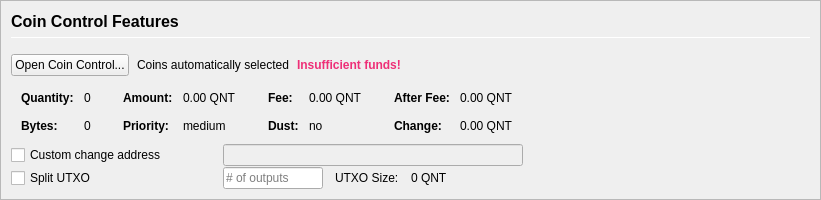
         <widget class="QFrame" name="frameCoinControl">
          <property name="sizePolicy">
           <sizepolicy hsizetype="Expanding" vsizetype="Expanding">
            <horstretch>0</horstretch>
            <verstretch>0</verstretch>
           </sizepolicy>
          </property>
          <property name="maximumSize">
           <size>
            <width>16777215</width>
            <height>16777215</height>
           </size>
          </property>
          <property name="frameShape">
           <enum>QFrame::StyledPanel</enum>
          </property>
          <property name="frameShadow">
           <enum>QFrame::Sunken</enum>
          </property>
          <layout class="QVBoxLayout" name="verticalLayoutCoinControl2">
           <property name="spacing">
            <number>0</number>
           </property>
           <property name="leftMargin">
            <number>0</number>
           </property>
           <property name="topMargin">
            <number>0</number>
           </property>
           <property name="rightMargin">
            <number>0</number>
           </property>
           <property name="bottomMargin">
            <number>0</number>
           </property>
           <item>
            <widget class="QFrame" name="frameCoinControl_BG">
             <layout class="QVBoxLayout" name="verticalLayoutCoinControl" stretch="0,0,0,0,0,0">
              <property name="spacing">
               <number>1</number>
              </property>
              <property name="leftMargin">
               <number>10</number>
              </property>
              <property name="topMargin">
               <number>10</number>
              </property>
              <item>
               <layout class="QHBoxLayout" name="horizontalLayoutCoinControl1">
                <property name="bottomMargin">
                 <number>15</number>
                </property>
                <item>
                 <layout class="QVBoxLayout" name="verticalLayout_3">
                  <property name="spacing">
                   <number>6</number>
                  </property>
                  <item>
                   <widget class="QLabel" name="labelCoinControlFeatures">
                    <property name="sizePolicy">
                     <sizepolicy hsizetype="Preferred" vsizetype="Maximum">
                      <horstretch>0</horstretch>
                      <verstretch>0</verstretch>
                     </sizepolicy>
                    </property>
                    <property name="minimumSize">
                     <size>
                      <width>0</width>
                      <height>20</height>
                     </size>
                    </property>
                    <property name="font">
                     <font>
                      <pointsize>12</pointsize>
                      <weight>75</weight>
                      <bold>true</bold>
                     </font>
                    </property>
                    <property name="styleSheet">
                     <string notr="true">font-weight:bold;</string>
                    </property>
                    <property name="text">
                     <string>Coin Control Features</string>
                    </property>
                   </widget>
                  </item>
                  <item>
                   <widget class="Line" name="line">
                    <property name="minimumSize">
                     <size>
                      <width>0</width>
                      <height>1</height>
                     </size>
                    </property>
                    <property name="maximumSize">
                     <size>
                      <width>16777215</width>
                      <height>1</height>
                     </size>
                    </property>
                    <property name="orientation">
                     <enum>Qt::Horizontal</enum>
                    </property>
                   </widget>
                  </item>
                 </layout>
                </item>
               </layout>
              </item>
              <item>
               <layout class="QHBoxLayout" name="horizontalLayoutCoinControl2" stretch="0,0,0,0">
                <property name="spacing">
                 <number>8</number>
                </property>
                <property name="bottomMargin">
                 <number>10</number>
                </property>
                <item>
                 <widget class="QPushButton" name="pushButtonCoinControl">
                  <property name="styleSheet">
                   <string notr="true"/>
                  </property>
                  <property name="text">
                   <string>Open Coin Control...</string>
                  </property>
                  <property name="autoDefault">
                   <bool>false</bool>
                  </property>
                 </widget>
                </item>
                <item>
                 <widget class="QLabel" name="labelCoinControlAutomaticallySelected">
                  <property name="text">
                   <string>Coins automatically selected</string>
                  </property>
                  <property name="margin">
                   <number>5</number>
                  </property>
                 </widget>
                </item>
                <item>
                 <widget class="QLabel" name="labelCoinControlInsuffFunds">
                  <property name="font">
                   <font>
                    <weight>75</weight>
                    <bold>true</bold>
                   </font>
                  </property>
                  <property name="styleSheet">
                   <string notr="true">color: #ee2f77;font-weight:bold;</string>
                  </property>
                  <property name="text">
                   <string>Insufficient funds!</string>
                  </property>
                  <property name="margin">
                   <number>5</number>
                  </property>
                 </widget>
                </item>
                <item>
                 <spacer name="horizontalSpacerCoinControl">
                  <property name="orientation">
                   <enum>Qt::Horizontal</enum>
                  </property>
                  <property name="sizeHint" stdset="0">
                   <size>
                    <width>40</width>
                    <height>1</height>
                   </size>
                  </property>
                 </spacer>
                </item>
               </layout>
              </item>
              <item>
               <widget class="QWidget" name="widgetCoinControl" native="true">
                <property name="sizePolicy">
                 <sizepolicy hsizetype="Preferred" vsizetype="Preferred">
                  <horstretch>0</horstretch>
                  <verstretch>0</verstretch>
                 </sizepolicy>
                </property>
                <property name="minimumSize">
                 <size>
                  <width>0</width>
                  <height>0</height>
                 </size>
                </property>
                <property name="styleSheet">
                 <string notr="true"/>
                </property>
                <layout class="QHBoxLayout" name="horizontalLayoutCoinControl5">
                 <property name="leftMargin">
                  <number>0</number>
                 </property>
                 <property name="topMargin">
                  <number>0</number>
                 </property>
                 <property name="rightMargin">
                  <number>0</number>
                 </property>
                 <property name="bottomMargin">
                  <number>0</number>
                 </property>
                 <item>
                  <layout class="QHBoxLayout" name="horizontalLayoutCoinControl3" stretch="0,0,0,1">
                   <property name="spacing">
                    <number>20</number>
                   </property>
                   <property name="topMargin">
                    <number>0</number>
                   </property>
                   <property name="bottomMargin">
                    <number>10</number>
                   </property>
                   <item>
                    <layout class="QFormLayout" name="formLayoutCoinControl1">
                     <property name="horizontalSpacing">
                      <number>10</number>
                     </property>
                     <property name="verticalSpacing">
                      <number>14</number>
                     </property>
                     <property name="leftMargin">
                      <number>10</number>
                     </property>
                     <property name="topMargin">
                      <number>4</number>
                     </property>
                     <property name="rightMargin">
                      <number>6</number>
                     </property>
                     <item row="0" column="0">
                      <widget class="QLabel" name="labelCoinControlQuantityText">
                       <property name="font">
                        <font>
                         <weight>75</weight>
                         <bold>true</bold>
                        </font>
                       </property>
                       <property name="text">
                        <string>Quantity:</string>
                       </property>
                       <property name="margin">
                        <number>0</number>
                       </property>
                      </widget>
                     </item>
                     <item row="0" column="1">
                      <widget class="QLabel" name="labelCoinControlQuantity">
                       <property name="cursor">
                        <cursorShape>IBeamCursor</cursorShape>
                       </property>
                       <property name="contextMenuPolicy">
                        <enum>Qt::ActionsContextMenu</enum>
                       </property>
                       <property name="text">
                        <string notr="true">0</string>
                       </property>
                       <property name="margin">
                        <number>0</number>
                       </property>
                       <property name="textInteractionFlags">
                        <set>Qt::LinksAccessibleByMouse|Qt::TextSelectableByKeyboard|Qt::TextSelectableByMouse</set>
                       </property>
                      </widget>
                     </item>
                     <item row="1" column="0">
                      <widget class="QLabel" name="labelCoinControlBytesText">
                       <property name="font">
                        <font>
                         <weight>75</weight>
                         <bold>true</bold>
                        </font>
                       </property>
                       <property name="text">
                        <string>Bytes:</string>
                       </property>
                      </widget>
                     </item>
                     <item row="1" column="1">
                      <widget class="QLabel" name="labelCoinControlBytes">
                       <property name="cursor">
                        <cursorShape>IBeamCursor</cursorShape>
                       </property>
                       <property name="contextMenuPolicy">
                        <enum>Qt::ActionsContextMenu</enum>
                       </property>
                       <property name="text">
                        <string notr="true">0</string>
                       </property>
                       <property name="textInteractionFlags">
                        <set>Qt::LinksAccessibleByMouse|Qt::TextSelectableByKeyboard|Qt::TextSelectableByMouse</set>
                       </property>
                      </widget>
                     </item>
                    </layout>
                   </item>
                   <item>
                    <layout class="QFormLayout" name="formLayoutCoinControl2">
                     <property name="horizontalSpacing">
                      <number>10</number>
                     </property>
                     <property name="verticalSpacing">
                      <number>14</number>
                     </property>
                     <property name="leftMargin">
                      <number>6</number>
                     </property>
                     <property name="topMargin">
                      <number>4</number>
                     </property>
                     <property name="rightMargin">
                      <number>6</number>
                     </property>
                     <item row="0" column="0">
                      <widget class="QLabel" name="labelCoinControlAmountText">
                       <property name="font">
                        <font>
                         <weight>75</weight>
                         <bold>true</bold>
                        </font>
                       </property>
                       <property name="text">
                        <string>Amount:</string>
                       </property>
                       <property name="margin">
                        <number>0</number>
                       </property>
                      </widget>
                     </item>
                     <item row="0" column="1">
                      <widget class="QLabel" name="labelCoinControlAmount">
                       <property name="cursor">
                        <cursorShape>IBeamCursor</cursorShape>
                       </property>
                       <property name="contextMenuPolicy">
                        <enum>Qt::ActionsContextMenu</enum>
                       </property>
                       <property name="text">
                        <string notr="true">0.00 QNT</string>
                       </property>
                       <property name="textInteractionFlags">
                        <set>Qt::LinksAccessibleByMouse|Qt::TextSelectableByKeyboard|Qt::TextSelectableByMouse</set>
                       </property>
                      </widget>
                     </item>
                     <item row="1" column="0">
                      <widget class="QLabel" name="labelCoinControlPriorityText">
                       <property name="font">
                        <font>
                         <weight>75</weight>
                         <bold>true</bold>
                        </font>
                       </property>
                       <property name="text">
                        <string>Priority:</string>
                       </property>
                      </widget>
                     </item>
                     <item row="1" column="1">
                      <widget class="QLabel" name="labelCoinControlPriority">
                       <property name="cursor">
                        <cursorShape>IBeamCursor</cursorShape>
                       </property>
                       <property name="contextMenuPolicy">
                        <enum>Qt::ActionsContextMenu</enum>
                       </property>
                       <property name="text">
                        <string>medium</string>
                       </property>
                       <property name="textInteractionFlags">
                        <set>Qt::LinksAccessibleByMouse|Qt::TextSelectableByKeyboard|Qt::TextSelectableByMouse</set>
                       </property>
                      </widget>
                     </item>
                    </layout>
                   </item>
                   <item>
                    <layout class="QFormLayout" name="formLayoutCoinControl3">
                     <property name="horizontalSpacing">
                      <number>10</number>
                     </property>
                     <property name="verticalSpacing">
                      <number>14</number>
                     </property>
                     <property name="leftMargin">
                      <number>6</number>
                     </property>
                     <property name="topMargin">
                      <number>4</number>
                     </property>
                     <property name="rightMargin">
                      <number>6</number>
                     </property>
                     <item row="0" column="0">
                      <widget class="QLabel" name="labelCoinControlFeeText">
                       <property name="font">
                        <font>
                         <weight>75</weight>
                         <bold>true</bold>
                        </font>
                       </property>
                       <property name="text">
                        <string>Fee:</string>
                       </property>
                       <property name="margin">
                        <number>0</number>
                       </property>
                      </widget>
                     </item>
                     <item row="0" column="1">
                      <widget class="QLabel" name="labelCoinControlFee">
                       <property name="cursor">
                        <cursorShape>IBeamCursor</cursorShape>
                       </property>
                       <property name="contextMenuPolicy">
                        <enum>Qt::ActionsContextMenu</enum>
                       </property>
                       <property name="text">
                        <string notr="true">0.00 QNT</string>
                       </property>
                       <property name="textInteractionFlags">
                        <set>Qt::LinksAccessibleByMouse|Qt::TextSelectableByKeyboard|Qt::TextSelectableByMouse</set>
                       </property>
                      </widget>
                     </item>
                     <item row="1" column="0">
                      <widget class="QLabel" name="labelCoinControlLowOutputText">
                       <property name="font">
                        <font>
                         <weight>75</weight>
                         <bold>true</bold>
                        </font>
                       </property>
                       <property name="text">
                        <string>Dust:</string>
                       </property>
                      </widget>
                     </item>
                     <item row="1" column="1">
                      <widget class="QLabel" name="labelCoinControlLowOutput">
                       <property name="cursor">
                        <cursorShape>IBeamCursor</cursorShape>
                       </property>
                       <property name="contextMenuPolicy">
                        <enum>Qt::ActionsContextMenu</enum>
                       </property>
                       <property name="text">
                        <string>no</string>
                       </property>
                       <property name="textInteractionFlags">
                        <set>Qt::LinksAccessibleByMouse|Qt::TextSelectableByKeyboard|Qt::TextSelectableByMouse</set>
                       </property>
                      </widget>
                     </item>
                    </layout>
                   </item>
                   <item>
                    <layout class="QFormLayout" name="formLayoutCoinControl4">
                     <property name="horizontalSpacing">
                      <number>10</number>
                     </property>
                     <property name="verticalSpacing">
                      <number>14</number>
                     </property>
                     <property name="leftMargin">
                      <number>6</number>
                     </property>
                     <property name="topMargin">
                      <number>4</number>
                     </property>
                     <property name="rightMargin">
                      <number>6</number>
                     </property>
                     <item row="0" column="0">
                      <widget class="QLabel" name="labelCoinControlAfterFeeText">
                       <property name="font">
                        <font>
                         <weight>75</weight>
                         <bold>true</bold>
                        </font>
                       </property>
                       <property name="text">
                        <string>After Fee:</string>
                       </property>
                       <property name="margin">
                        <number>0</number>
                       </property>
                      </widget>
                     </item>
                     <item row="0" column="1">
                      <widget class="QLabel" name="labelCoinControlAfterFee">
                       <property name="cursor">
                        <cursorShape>IBeamCursor</cursorShape>
                       </property>
                       <property name="contextMenuPolicy">
                        <enum>Qt::ActionsContextMenu</enum>
                       </property>
                       <property name="text">
                        <string notr="true">0.00 QNT</string>
                       </property>
                       <property name="textInteractionFlags">
                        <set>Qt::LinksAccessibleByMouse|Qt::TextSelectableByKeyboard|Qt::TextSelectableByMouse</set>
                       </property>
                      </widget>
                     </item>
                     <item row="1" column="0">
                      <widget class="QLabel" name="labelCoinControlChangeText">
                       <property name="font">
                        <font>
                         <weight>75</weight>
                         <bold>true</bold>
                        </font>
                       </property>
                       <property name="text">
                        <string>Change:</string>
                       </property>
                      </widget>
                     </item>
                     <item row="1" column="1">
                      <widget class="QLabel" name="labelCoinControlChange">
                       <property name="cursor">
                        <cursorShape>IBeamCursor</cursorShape>
                       </property>
                       <property name="contextMenuPolicy">
                        <enum>Qt::ActionsContextMenu</enum>
                       </property>
                       <property name="text">
                        <string notr="true">0.00 QNT</string>
                       </property>
                       <property name="textInteractionFlags">
                        <set>Qt::LinksAccessibleByMouse|Qt::TextSelectableByKeyboard|Qt::TextSelectableByMouse</set>
                       </property>
                      </widget>
                     </item>
                    </layout>
                   </item>
                  </layout>
                 </item>
                </layout>
               </widget>
              </item>
              <item>
               <layout class="QHBoxLayout" name="horizontalLayoutCoinControl4">
                <property name="spacing">
                 <number>12</number>
                </property>
                <property name="sizeConstraint">
                 <enum>QLayout::SetDefaultConstraint</enum>
                </property>
                <property name="topMargin">
                 <number>0</number>
                </property>
                <property name="rightMargin">
                 <number>0</number>
                </property>
                <item>
                 <widget class="QCheckBox" name="checkBoxCoinControlChange">
                  <property name="sizePolicy">
                   <sizepolicy hsizetype="Preferred" vsizetype="Preferred">
                    <horstretch>0</horstretch>
                    <verstretch>0</verstretch>
                   </sizepolicy>
                  </property>
                  <property name="minimumSize">
                   <size>
                    <width>200</width>
                    <height>0</height>
                   </size>
                  </property>
                  <property name="maximumSize">
                   <size>
                    <width>200</width>
                    <height>16777215</height>
                   </size>
                  </property>
                  <property name="toolTip">
                   <string>If this is activated, but the change address is empty or invalid, change will be sent to a newly generated address.</string>
                  </property>
                  <property name="text">
                   <string>Custom change address</string>
                  </property>
                 </widget>
                </item>
                <item>
                 <widget class="QValidatedLineEdit" name="lineEditCoinControlChange">
                  <property name="enabled">
                   <bool>false</bool>
                  </property>
                  <property name="sizePolicy">
                   <sizepolicy hsizetype="Preferred" vsizetype="Preferred">
                    <horstretch>0</horstretch>
                    <verstretch>0</verstretch>
                   </sizepolicy>
                  </property>
                  <property name="minimumSize">
                   <size>
                    <width>300</width>
                    <height>0</height>
                   </size>
                  </property>
                 </widget>
                </item>
                <item>
                 <widget class="QLabel" name="labelCoinControlChangeLabel">
                  <property name="sizePolicy">
                   <sizepolicy hsizetype="Preferred" vsizetype="Preferred">
                    <horstretch>0</horstretch>
                    <verstretch>0</verstretch>
                   </sizepolicy>
                  </property>
                  <property name="minimumSize">
                   <size>
                    <width>100</width>
                    <height>0</height>
                   </size>
                  </property>
                  <property name="text">
                   <string/>
                  </property>
                  <property name="margin">
                   <number>3</number>
                  </property>
                 </widget>
                </item>
               </layout>
              </item>
              <item>
               <layout class="QHBoxLayout" name="horizontalLayoutCoinControl6">
                <property name="spacing">
                 <number>12</number>
                </property>
                <property name="rightMargin">
                 <number>0</number>
                </property>
                <item>
                 <widget class="QCheckBox" name="splitBlockCheckBox">
                  <property name="sizePolicy">
                   <sizepolicy hsizetype="Preferred" vsizetype="Preferred">
                    <horstretch>0</horstretch>
                    <verstretch>0</verstretch>
                   </sizepolicy>
                  </property>
                  <property name="minimumSize">
                   <size>
                    <width>200</width>
                    <height>0</height>
                   </size>
                  </property>
                  <property name="maximumSize">
                   <size>
                    <width>200</width>
                    <height>16777215</height>
                   </size>
                  </property>
                  <property name="text">
                   <string>Split UTXO</string>
                  </property>
                 </widget>
                </item>
                <item>
                 <widget class="QLineEdit" name="splitBlockLineEdit">
                  <property name="sizePolicy">
                   <sizepolicy hsizetype="Preferred" vsizetype="Preferred">
                    <horstretch>50</horstretch>
                    <verstretch>0</verstretch>
                   </sizepolicy>
                  </property>
                  <property name="minimumSize">
                   <size>
                    <width>100</width>
                    <height>0</height>
                   </size>
                  </property>
                  <property name="maximumSize">
                   <size>
                    <width>100</width>
                    <height>16777215</height>
                   </size>
                  </property>
                  <property name="placeholderText">
                   <string># of outputs</string>
                  </property>
                 </widget>
                </item>
                <item>
                 <widget class="QLabel" name="labelBlockSizeText">
                  <property name="text">
                   <string>UTXO Size:</string>
                  </property>
                 </widget>
                </item>
                <item>
                 <widget class="QLabel" name="labelBlockSize">
                  <property name="text">
                   <string>0 QNT</string>
                  </property>
                 </widget>
                </item>
                <item>
                 <spacer name="horizontalSpacer_7">
                  <property name="orientation">
                   <enum>Qt::Horizontal</enum>
                  </property>
                  <property name="sizeHint" stdset="0">
                   <size>
                    <width>40</width>
                    <height>20</height>
                   </size>
                  </property>
                 </spacer>
                </item>
               </layout>
              </item>
              <item>
               <spacer name="verticalSpacerCoinControl">
                <property name="orientation">
                 <enum>Qt::Vertical</enum>
                </property>
                <property name="sizeHint" stdset="0">
                 <size>
                  <width>800</width>
                  <height>1</height>
                 </size>
                </property>
               </spacer>
              </item>
             </layout>
            </widget>
           </item>
          </layout>
         </widget>
